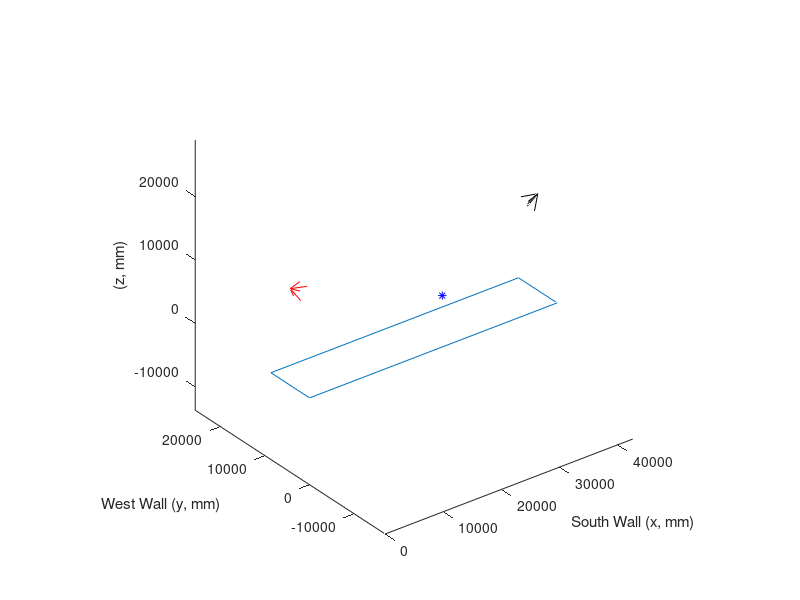
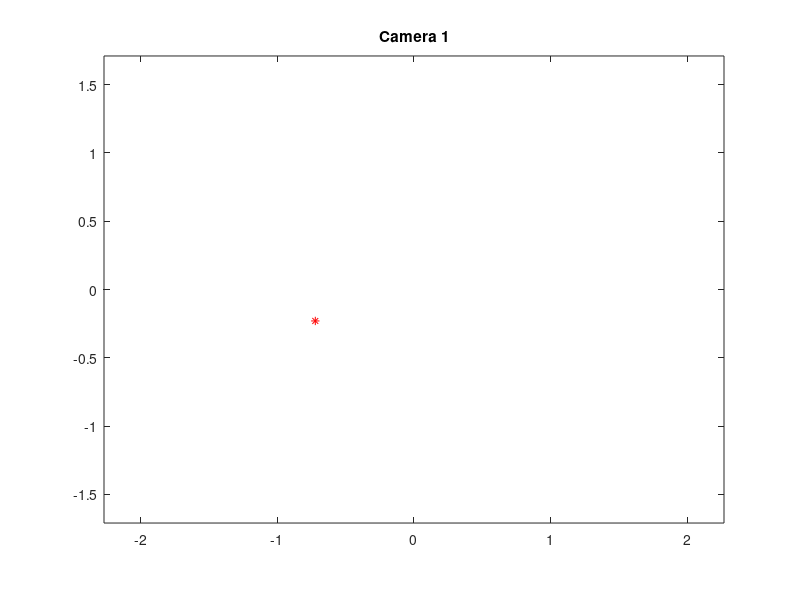
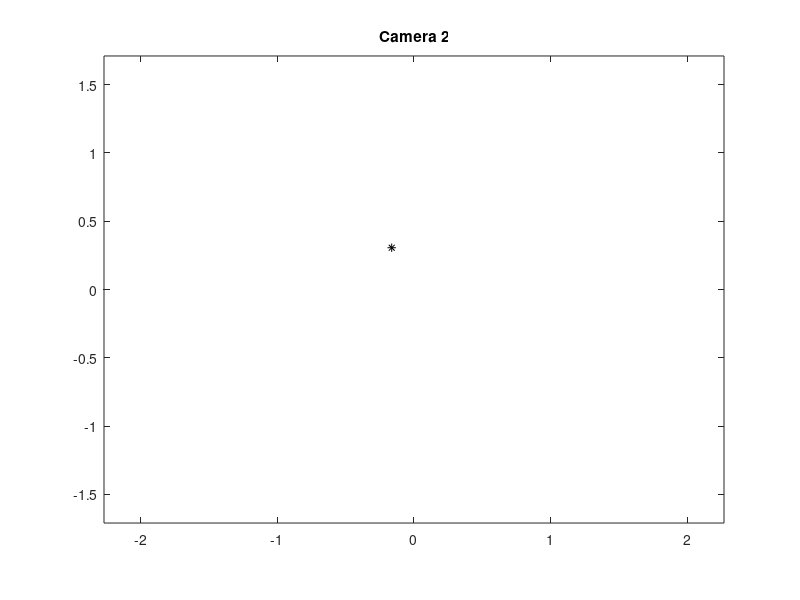

Write MATLAB code to recreate these figures, in order. (Note: this script raises an error after producing the figures.)
%Camera Calibration Experiments:
% Jeremy Bredfeldt - Morgridge Institutes for Research
% Sept 2013

%Trying to derive the camera calibration matrices from first principles
%If we know the pose of the camera, then what are the camera matrices?
%With this, we can ROM check the calibrations generated by the calibration routines

%Then can we use these matrices to triangulate points properly in 3D, based on 2 camera poses?

%Place the origin in the south, west, floor level corner of the atrium
%Positive x = points east
%Positive y = points north
%Positive z = up
%Rotations: Cameras start pointing in positive z direction, and rotated from there
% Bottom of camera is pointing in neg y direction
% Use right hand rule for direction of rotation

%Atrium dimensions
%39624 mm in x direction
ax = 42610;
%10947 mm in y direction
ay = 8660;
%15240 mm in z direction
az = 15240;

%Camera sensor and lens
%Focal length = 4.2 mm
fx = 4.2;
fy = fx;
%Sensor = 4.54 mm X 3.42 mm
sx = 4.54/2;
sy = 3.42/2;
%Image size = 1280 X 720 pixels
ix = 1280;
iy = 720;

%These are in the world's reference frame, to actually get camera matrices, these must be inverted.
%--Translation--
%Camera 1 (west side)
Cx1 = 0;
Cy1 = ay/2; %centered in y dim
Cz1 = az;
C1 = [Cx1; Cy1; Cz1];

%Camera 2 (east side)
Cx2 = ax;
Cy2 = ay/2;
Cz2 = az;
C2 = [Cx2; Cy2; Cz2];

%--Rotation--
%Camera 1
thx1 = 0;
thy1 = pi/1.5; %point 45 deg down
thz1 = 0;
Rcx1 = [1 0 0; 0 cos(thx1) -sin(thx1); 0 sin(thx1) cos(thx1)];
Rcy1 = [cos(thy1) 0 sin(thy1); 0 1 0; -sin(thy1) 0 cos(thy1)];
Rcz1 = [cos(thz1) -sin(thz1) 0; sin(thz1) cos(thz1) 0; 0 0 1];
Rc1 = Rcx1*Rcy1*Rcz1;

%Camera 2
thx2 = 0;
thy2 = -pi/1.5; %point 45 deg down
thz2 = pi;
Rcx2 = [1 0 0; 0 cos(thx2) -sin(thx2); 0 sin(thx2) cos(thx2)];
Rcy2 = [cos(thy2) 0 sin(thy2); 0 1 0; -sin(thy2) 0 cos(thy2)];
Rcz2 = [cos(thz2) -sin(thz2) 0; sin(thz2) cos(thz2) 0; 0 0 1];
Rc2 = Rcx2*Rcy2*Rcz2;

%Get the actual camera matrices (inverse of the previously written matrices):
R1 = Rc1';
R2 = Rc2';
t1 = -R1*C1; %origin in cam 1 ref frame
t2 = -R2*C2; %origin in cam 2 ref frame

%--Extrinsic--
E1 = [R1 t1];
E2 = [R2 t2];

%--Intrinsic--
%Assume no skew or translation, and fx and fy are same
%Assume both cameras are the same
K = [fx 0 0; 0 fy 0; 0 0 1];

%--Final Matrices--
P1 = K*E1;
P2 = K*E2;

%--Tests--

%3D point, middle of the atrium floor:
x1 = [ax/1.7; ay/3; 6000; 1];
%x1 = [C2; 1];

%Project these points onto the camera image planes
y11 = P1*x1;
y12 = P2*x1;

c1x = y11(1)/y11(3)
c1y = y11(2)/y11(3)
c2x = y12(1)/y12(3)
c2y = y12(2)/y12(3)

%Draw the spots on the images
figure(2); clf;
plot(c1x,c1y,'r*');
axis equal;
xlim([-sx sx]);
ylim([-sy sy]);
title('Camera 1');
figure(3); clf;
plot(c2x,c2y,'k*');
axis equal;
xlim([-sx sx]);
ylim([-sy sy]);
title('Camera 2');

%Create plots of the results
figure(1);
clf;
%draw atrium floor
plot3([0 ax ax 0 0],[0 0 ay ay 0],[0 0 0 0 0]);
hold on;
%draw camera centers
%plot3(C1(1),C1(2),C1(3),'r*');
%plot3(C2(1),C2(2),C2(3),'k*');
%draw camera directions
zd = 2000;
d = [0; 0; zd; 1];
D1 = [Rc1 C1]*d;
D2 = [Rc2 C2]*d;
plot3([C1(1) D1(1)],[C1(2) D1(2)],[C1(3) D1(3)],'r');
plot3([C2(1) D2(1)],[C2(2) D2(2)],[C2(3) D2(3)],'k');

%draw camera frustrum
%create rays in camera frame, then transform to world frame
%4 rays
f1 = [sx*zd/fx; sy*zd/fy; zd; 1];
f2 = [-sx*zd/fx; sy*zd/fy; zd; 1];
f3 = [-sx*zd/fx; -sy*zd/fy; zd; 1];
f4 = [sx*zd/fx; -sy*zd/fy; zd; 1];
%rays for first camera
F11 = [Rc1 C1]*f1;
F12 = [Rc1 C1]*f2;
F13 = [Rc1 C1]*f3;
F14 = [Rc1 C1]*f4;
plot3([C1(1) F11(1)],[C1(2) F11(2)],[C1(3) F11(3)],'r');
plot3([C1(1) F12(1)],[C1(2) F12(2)],[C1(3) F12(3)],'r');
plot3([C1(1) F13(1)],[C1(2) F13(2)],[C1(3) F13(3)],'r');
plot3([C1(1) F14(1)],[C1(2) F14(2)],[C1(3) F14(3)],'r');

%rays for second camera
F21 = [Rc2 C2]*f1;
F22 = [Rc2 C2]*f2;
F23 = [Rc2 C2]*f3;
F24 = [Rc2 C2]*f4;
plot3([C2(1) F21(1)],[C2(2) F21(2)],[C2(3) F21(3)],'k');
plot3([C2(1) F22(1)],[C2(2) F22(2)],[C2(3) F22(3)],'k');
plot3([C2(1) F23(1)],[C2(2) F23(2)],[C2(3) F23(3)],'k');
plot3([C2(1) F24(1)],[C2(2) F24(2)],[C2(3) F24(3)],'k');

%draw test point
plot3(x1(1),x1(2),x1(3),'b*');
%draw projection result

xlabel('South Wall (x, mm)');
ylabel('West Wall (y, mm)');
zlabel('(z, mm)');
axis equal;

na = 0.0;
%now triangulate to find the 3d location again, using the camera matrices
M = triangulateJYB(P1,[c1x+na*randn c1y+na*randn],P2,[c2x+na*randn c2y+na*randn]);
plot3(M(1),M(2),M(3),'ro');
